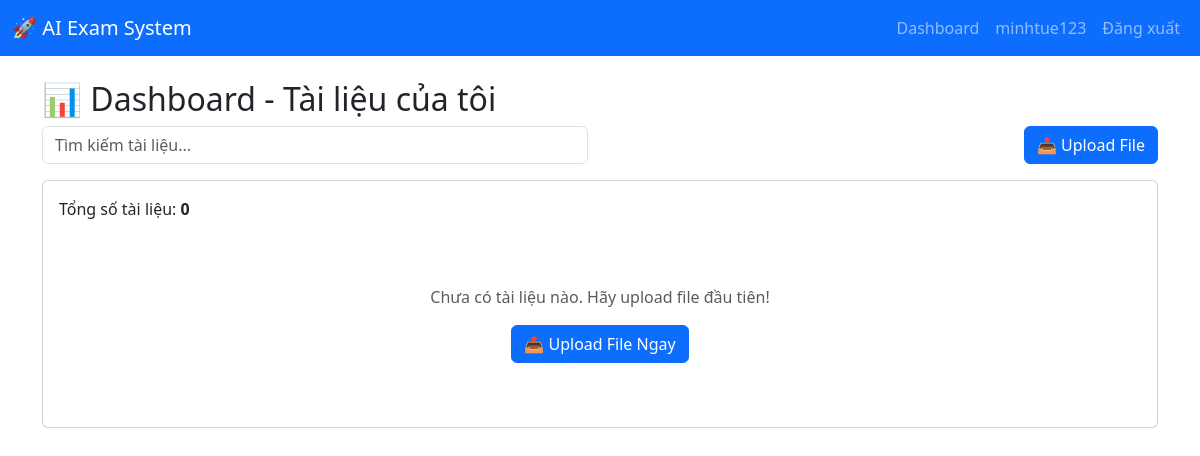
The page /dashboard/ (signed in) on the database as committed earlier.
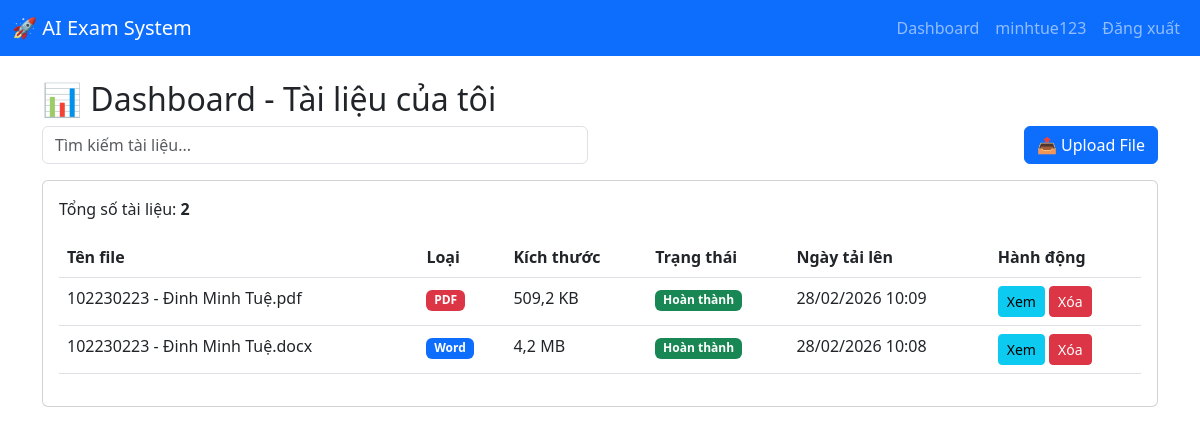
The same page on the database as committed later.
### apps/users/models.py (models this page shows, shortened)
class User(AbstractUser):
    email = models.EmailField(unique=True)
    phone = models.CharField(max_length=15, blank=True, null=True)
    avatar = models.ImageField(upload_to='avatars/', blank=True, null=True)
    class Meta:
        db_table = 'users'
        verbose_name = 'User'
        verbose_name_plural = 'Users'

### apps/documents/models.py (models this page shows, shortened)
class Document(TimeStampedModel):
    STATUS_CHOICES = [
        ('uploaded', 'Uploaded'),
        ('processing', 'Processing'),
        ('completed', 'Completed'),
        ('failed', 'Failed'),
    ]
    user = models.ForeignKey(settings.AUTH_USER_MODEL, on_delete=models.CASCADE, related_name='documents')
    filename = models.CharField(max_length=255)
    file_path = models.FileField(upload_to='documents/raw/')
    file_size = models.BigIntegerField()
    file_type = models.CharField(max_length=50)
    extracted_text = models.TextField(blank=True, null=True)
    status = models.CharField(max_length=20, choices=STATUS_CHOICES, default='uploaded')
    class Meta:
        db_table = 'documents'
        ordering = ['-created_at']
        indexes = [
            models.Index(fields=['user', 'status']),
        ]

### apps/core/views.py (the view)
# urls.py: path('dashboard/', views.dashboard_view, name='dashboard'),
@login_required
def dashboard_view(request):
    from apps.documents.models import Document
    documents = Document.objects.filter(user=request.user)
    search_query = request.GET.get('search', '')
    if search_query:
        documents = documents.filter(
            Q(filename__icontains=search_query) |
            Q(extracted_text__icontains=search_query)
        )
    documents = documents.order_by('-created_at')
    context = {
        'documents': documents,
        'total_documents': documents.count(),
        'search_query': search_query,
    }
    return render(request, 'core/dashboard.html', context)

### templates/core/dashboard.html (shortened to what this page needs)
{% extends 'base.html' %}
{% block content %}
<h2>📊 Dashboard - Tài liệu của tôi</h2>
<div class="row mb-3">
    <div class="col-md-6">
        <form method="get" action="{% url 'core:dashboard' %}">
            <input type="text"
                   name="search"
                   class="form-control"
                   placeholder="Tìm kiếm tài liệu..."
                   value="{{ request.GET.search }}">
        </form>
    </div>
    <div class="col-md-6 text-end">
        <a href="{% url 'documents:upload' %}" class="btn btn-primary">
            📤 Upload File
        </a>
    </div>
</div>
<div class="card">
    <div class="card-body">
        <p>Tổng số tài liệu: <strong>{{ total_documents }}</strong></p>
        {% if documents %}
            <div class="table-responsive">
                <table class="table table-hover">
                    <thead>
                        <tr>
                            <th>Tên file</th>
                            <th>Loại</th>
                            <th>Kích thước</th>
                            <th>Trạng thái</th>
                            <th>Ngày tải lên</th>
                            <th>Hành động</th>
                        </tr>
                    </thead>
                    <tbody>
                        {% for doc in documents %}
                        <tr>
                            <td>
                                {{ doc.filename }}
                            </td>
                            <td>
                                {% if 'pdf' in doc.file_type %}
                                    <span class="badge bg-danger">PDF</span>
                                {% elif 'word' in doc.file_type or 'document' in doc.file_type %}
                                    <span class="badge bg-primary">Word</span>
                                {% else %}
                                    <span class="badge bg-secondary">{{ doc.file_type }}</span>
                                {% endif %}
                            </td>
                            <td>{{ doc.file_size|filesizeformat }}</td>
                            <td>
                                {% if doc.status == 'completed' %}
                                    <span class="badge bg-success">Hoàn thành</span>
                                {% elif doc.status == 'processing' %}
                                    <span class="badge bg-warning">Đang xử lý</span>
                                {% elif doc.status == 'failed' %}
                                    <span class="badge bg-danger">Lỗi</span>
                                {% else %}
                                    <span class="badge bg-info">Đã tải lên</span>
                                {% endif %}
                            </td>
                            <td>{{ doc.created_at|date:"d/m/Y H:i" }}</td>
                            <td>
                                <a href="{% url 'documents:detail' doc.pk %}"
                                   class="btn btn-sm btn-info">
                                    Xem
                                </a>
                                <a href="{% url 'documents:delete' doc.pk %}"
                                   class="btn btn-sm btn-danger">
                                    Xóa
                                </a>
                            </td>
                        </tr>
                        {% endfor %}
                    </tbody>
                </table>
            </div>
        {% else %}
            <div class="text-center py-5">
                <p class="text-muted">Chưa có tài liệu nào. Hãy upload file đầu tiên!</p>
                <a href="{% url 'documents:upload' %}" class="btn btn-primary">
                    📤 Upload File Ngay
                </a>
            </div>
        {% endif %}
    </div>
</div>
{% endblock %}

### templates/base.html (shortened to what this page needs)
<!DOCTYPE html>
<html lang="vi">
<head>
    <link href="https://cdn.jsdelivr.net/npm/bootstrap@5.3.0/dist/css/bootstrap.min.css" rel="stylesheet">
</head>
<body>
    {% include 'includes/navbar.html' %}
    <div class="container mt-4">
        {% block content %}{% endblock %}
    </div>
</body>
</html>

### templates/includes/navbar.html (shortened to what this page needs)
<nav class="navbar navbar-expand-lg navbar-dark bg-primary">
    <div class="container-fluid">
        <a class="navbar-brand" href="{% url 'core:home' %}">🚀 AI Exam System</a>
        <div class="collapse navbar-collapse">
            <ul class="navbar-nav ms-auto">
                {% if user.is_authenticated %}
                    <li class="nav-item">
                        <a class="nav-link" href="{% url 'core:dashboard' %}">Dashboard</a>
                    </li>
                    <li class="nav-item">
                        <a class="nav-link" href="{% url 'users:profile' %}">{{ user.username }}</a>
                    </li>
                    <li class="nav-item">
                        <a class="nav-link" href="{% url 'users:logout' %}">Đăng xuất</a>
                    </li>
                {% endif %}
            </ul>
        </div>
    </div>
</nav>

Rows that differ between the two databases and show on the page:
added Document: filename "102230223 - Đinh Minh Tuệ.pdf", file_type "PDF", file_size|filesizeformat "509,2 KB", status "Hoàn thành", created_at "28/02/2026 10:09"
added Document: filename "102230223 - Đinh Minh Tuệ.docx", shows "Word", file_size|filesizeformat "4,2 MB", status "Hoàn thành", created_at "28/02/2026 10:08"
Other text that changed with them:
{{ total_documents }}: "0" → "2"
text no longer shown: "Chưa có tài liệu nào. Hãy upload file đầu tiên! 📤 Upload File Ngay"
text now shown: "Tên file Loại Kích thước Trạng thái Ngày tải lên Hành động"
